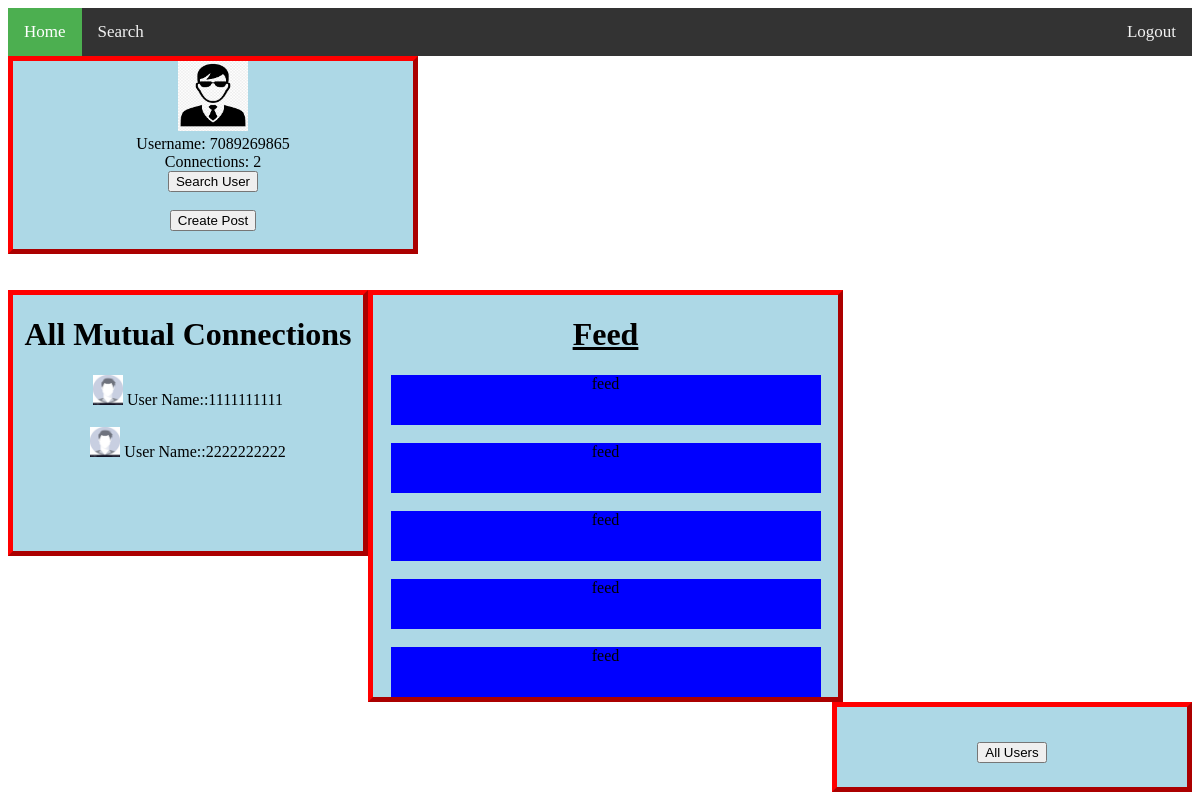
/userhome (signed in), run on the app's committed database.
### authUser/models.py (models this page shows, shortened)
class userconnection(models.Model):
     userId              = models.CharField(max_length=200)
     userConnectionId    = models.CharField(max_length=200)

### authUser/views.py (the view)
# urls.py: path('userhome',views.userhomefun,name='userhome'),
def userhomefun(request):
         username = request.session['user']
         print(username)
         print("hii iam user home")
         e = followcount.objects.get(followId=username)
         ConUserdata = userconnection.objects.all()
         return render(request,'userhome.html',{'username':username,'conUser':ConUserdata,'followedpeople':e.noOfFollow})

### templates/userhome.html (shortened to what this page needs)
<!DOCTYPE html>
<html>
<head>
</head>
<body>
  <div class="topnav">
    <a class="active" href="userpostuserhome">Home</a>
    <a href="search" >Search</a>
  <div style="float:right;">  <a href="/" >Logout</a></div>
  </div>
  <div class="profile">
    <img src="static/profile2.png" height="70px" width="70px" alt="profile image" ></img>
    <br>
  Username: {{ username }}<br>
  Connections: {{ followedpeople }}<br>
  <a href="search"><button> Search User</button></a>
  <br>
<br>
  <a href="createpost"><button> Create Post</button></a>
  <br><br>
  </div>
  <br><br>
<div class="followers">
<h1> All Mutual Connections </h1>
{% for users in conUser %}
{% ifequal username users.userId  %}
<img src="static/profile.jpg" height="30px" width="30px" alt="profile image" ></img>
User Name::{{ users.userConnectionId}}
{% endifequal %}
<br><br>
{% endfor %}
</div>
<div class="feed">
<h1> <u>Feed</u></h1>
<div align="center" style="height:50px;width:430px;background-color:blue;margin-left:auto;margin-right:auto;"> feed </div>
<br>
<div align="center" style="height:50px;width:430px;background-color:blue;margin-left:auto;margin-right:auto;"> feed </div>
<br>
<div align="center" style="height:50px;width:430px;background-color:blue;margin-left:auto;margin-right:auto;"> feed </div>
<br>
<div align="center" style="height:50px;width:430px;background-color:blue;margin-left:auto;margin-right:auto;"> feed </div>
<br>
<div align="center" style="height:50px;width:430px;background-color:blue;margin-left:auto;margin-right:auto;"> feed </div>
</div>
<div class="following">
<h1><a href="alluser"><button> All Users</button></a></h1>
</div>
</body>
</html>

### templates/userhome.html (style rules this page uses)
.topnav { overflow: hidden; background-color: #333; }
.topnav a { float: left; color: #f2f2f2; text-align: center; padding: 14px 16px; text-decoration: none; font-size: 17px; }
.topnav a.active { background-color: #4CAF50; color: white; }
.followers { border: 5px outset red; background-color: lightblue; text-align: center; width:350px; margin-left:auto; margin-right:auto; float:left; height:auto; }
.following { border: 5px outset red; background-color: lightblue; text-align: center; width:350px; margin-left:auto; margin-right:auto; float:right; height:auto; }
.feed { border: 5px outset red; background-color: lightblue; text-align: center; width:465px; margin-left:auto; margin-right:auto; float:left; height:auto; }
.profile { border: 5px outset red; background-color: lightblue; text-align: center; height:200px; width:400px; height:auto; }

### data on the page
userconnection: userConnectionId "1111111111"
userconnection: userConnectionId "2222222222"

### other printed values
{{ username }} "7089269865"
{{ followedpeople }} "2"
